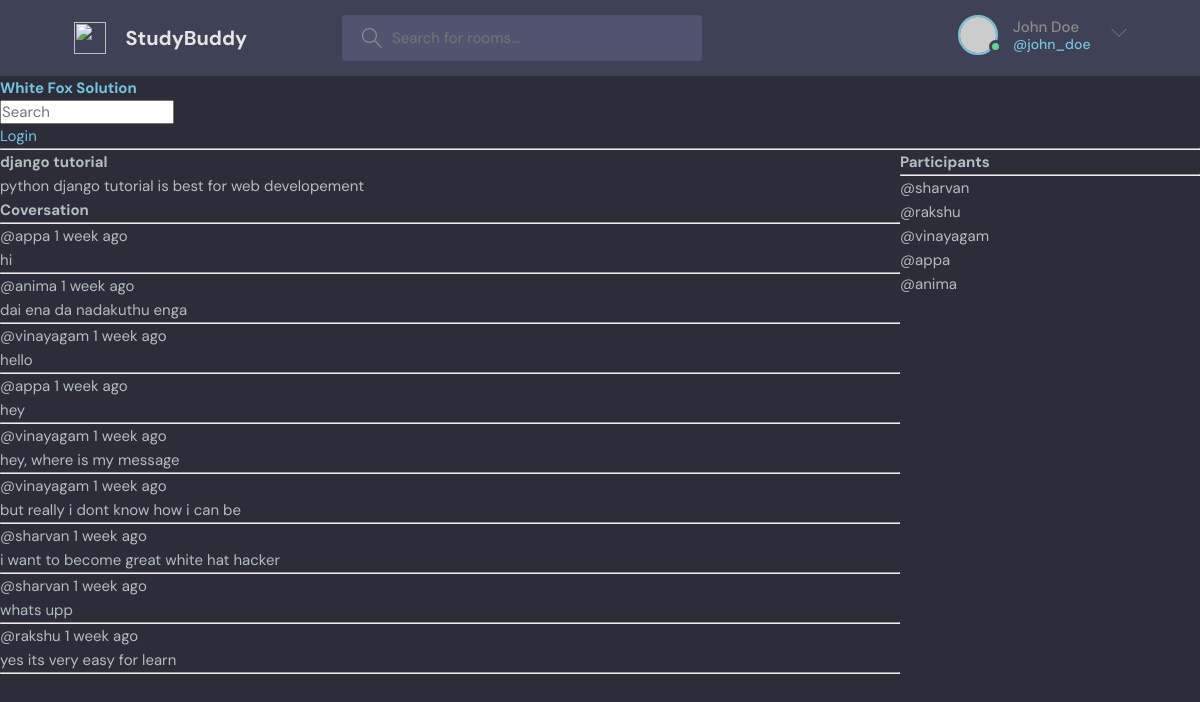
/room/11/, run on the app's committed database.
### base/models.py (models this page shows, shortened)
class Room(models.Model):
    host = models.ForeignKey(User, on_delete=models.SET_NULL, null=True)
    topic = models.ForeignKey(Topic, on_delete=models.SET_NULL, null=True)
    name = models.CharField(max_length=200)
    description = models.TextField(null=True, blank=True)
    participants = models.ManyToManyField(User, related_name='participants', blank=True)
    updated = models.DateTimeField(auto_now=True)
    created = models.DateTimeField(auto_now_add=True)
    class Meta:
        ordering = ['-updated', '-created']  # order the objects from new to older

class Message(models.Model):
    user = models.ForeignKey(User, on_delete=models.CASCADE)
    room = models.ForeignKey(Room, on_delete=models.CASCADE)
    body = models.TextField()
    updated = models.DateTimeField(auto_now=True)
    created = models.DateTimeField(auto_now_add=True)
    class Meta:
        ordering = ['-updated', '-created']

### base/views.py (the view, shortened to what this page needs)
# urls.py: path('room/<str:pk>/', views.room, name='room'),
def room(request, pk):
    room = Room.objects.get(id=pk)
    room_messages = room.message_set.all()
    participants = room.participants.all()
    context = {'room': room, 'room_messages': room_messages, 'participants': participants}
    return render(request, 'base/room.html', context)

### base/templates/base/room.html (shortened to what this page needs)
{% extends 'main.html' %}
{% block content %}
<div class="room-container">
    <div>
        <h1>{{room.name}}</h1>
        <p>{{room.description}}</p>
        <div class="comment-wrapper">
            <h3>Coversation</h3>
            <hr>
            {%for message in room_messages%}
                <div>
                    <small>@{{message.user}}  {{message.created|timesince }} ago</small>
                    <P>{{message.body}}</P>
                    <hr>
                </div>
            {%endfor%}
        </div>
    </div>
    <div>
        <p><h3>Participants</h3></p>
        <hr>
        {% for user in participants %}
            <div>
                <p>@{{user.username}}</p>
            </div>
        {%endfor%}
    </div>
</div>
{% endblock content %}

### static/styles/style.css (style rules this page uses)
:root { --color-main: #71c6dd; --color-main-light: #e1f6fb; --color-dark: #3f4156; --color-dark-medium: #51546e; --color-dark-light: #696d97; --color-light: #e5e5e5; --color-gray: #8b8b8b; --color-light-gray: #b2bdbd; --color-bg: #2d2d39; --color-success: #5dd693; --color-error: #fc4b0b; }
* { font-family: "DM Sans", -apple-system, BlinkMacSystemFont, "Segoe UI", Roboto, Oxygen, Ubuntu, Cantarell, "Open Sans", "Helvetica Neue", sans-serif; margin: 0; padding: 0; box-sizing: border-box; text-rendering: optimizeLegibility; font-size: inherit; }
html { font-size: 56.25%; }
@media only screen and (min-width: 1200px) { html { font-size: 62.5%; } }
body { line-height: 1.6; font-weight: 400; font-size: 1.5rem; color: var(--color-light-gray); background-color: var(--color-bg); min-height: 100vh; }

### base/templates/base/room.html (style rules this page uses)
.room-container { display: grid; grid-template-columns: 3fr 1fr; }

### data on the page
Room: name "django tutorial", description "python django tutorial is best for web developement"
Message: user "appa", created "1 week", body "hi"
Message: user "anima", created "1 week", body "dai ena da nadakuthu enga"
Message: user "vinayagam", created "1 week", body "hello"
Message: user "appa", created "1 week", body "hey"
Message: user "vinayagam", created "1 week", body "hey, where is my message"
Message: user "vinayagam", created "1 week", body "but really i dont know how i can be"
Message: user "sharvan", created "1 week", body "i want to become great white hat hacker"
Message: user "sharvan", created "1 week", body "whats upp"
Message: user "rakshu", created "1 week", body "yes its very easy for learn"

### other printed values
{{ user.username }} "sharvan"
{{ user.username }} "rakshu"
{{ user.username }} "vinayagam"
{{ user.username }} "appa"
{{ user.username }} "anima"
